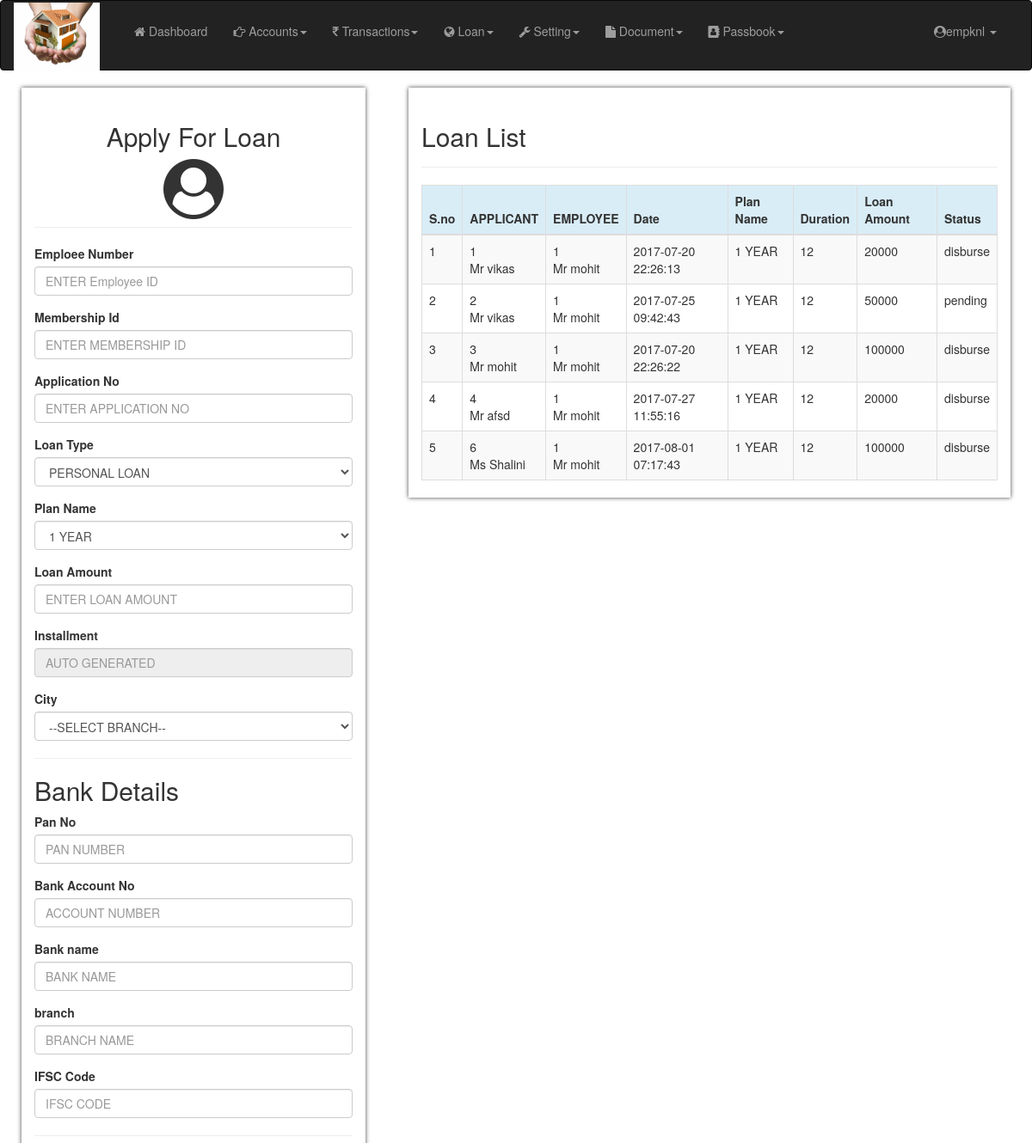
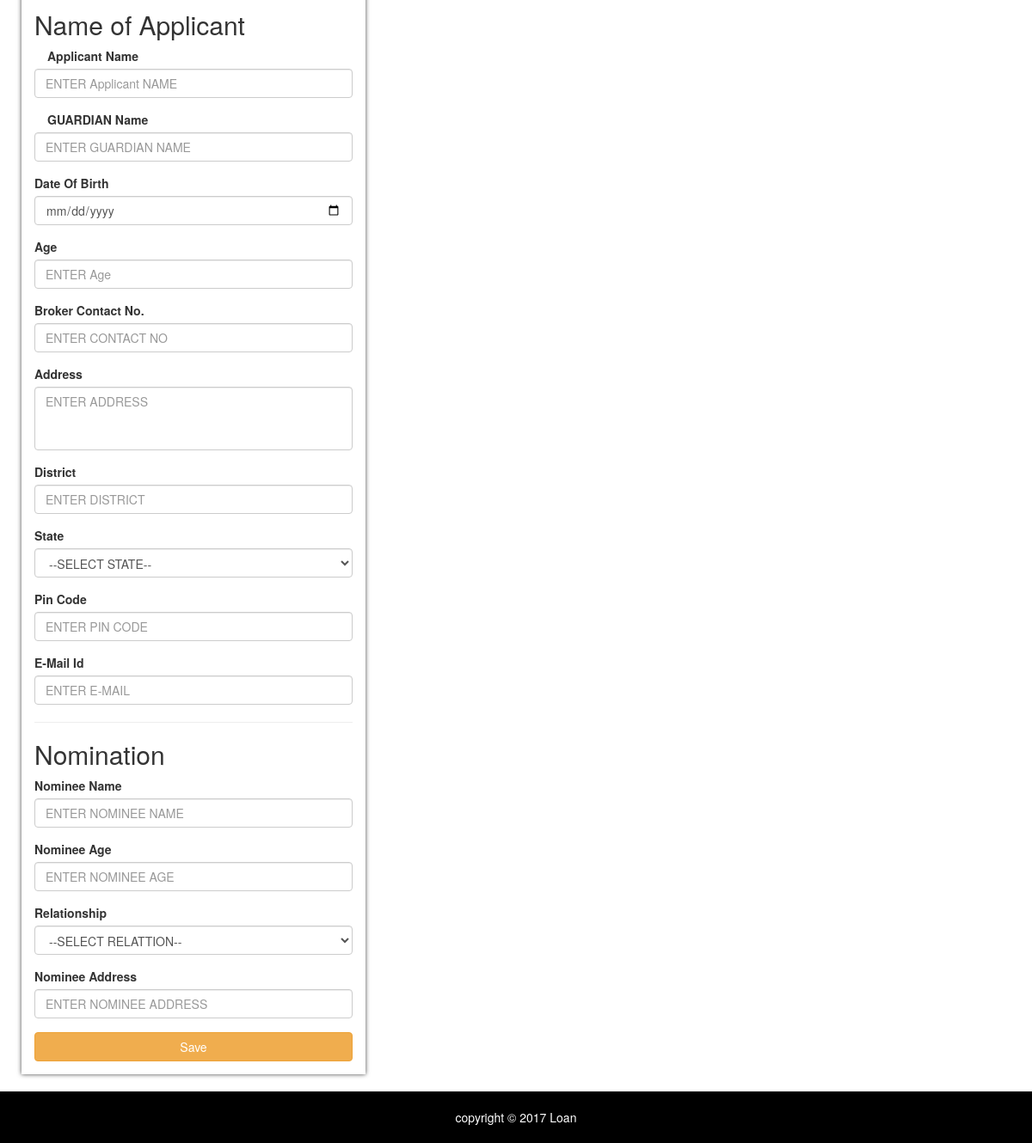
The app's page /project/applyloan.php (signed in) with its own data (2 pictures, top to bottom).
### tables this page shows
CREATE TABLE `loan_customers` (
  `id` int(11) NOT NULL,
  `introducer_id` int(11) NOT NULL,
  `member_id` int(11) NOT NULL,
  `application_number` varchar(255) NOT NULL,
  `loan_type` int(11) NOT NULL,
  `plan_name` int(11) NOT NULL,
  `loan_amount` int(11) NOT NULL,
  `installment` int(11) NOT NULL,
  `status` varchar(255) NOT NULL,
  `date` timestamp NOT NULL DEFAULT CURRENT_TIMESTAMP ON UPDATE CURRENT_TIMESTAMP
);

CREATE TABLE `members` (
  `id` int(11) NOT NULL,
  `introducer_id` int(11) NOT NULL,
  `member_name` varchar(255) NOT NULL,
  `guardian_name` varchar(255) NOT NULL,
  `date_of_birth` date NOT NULL,
  `age` varchar(255) NOT NULL,
  `gender` varchar(255) NOT NULL,
  `contact_no` varchar(255) NOT NULL,
  `email` varchar(255) NOT NULL,
  `address` varchar(255) NOT NULL,
  `city` varchar(255) NOT NULL,
  `district` varchar(255) NOT NULL,
  `state` varchar(255) NOT NULL,
  `pin_code` varchar(255) NOT NULL,
  `status` varchar(255) NOT NULL,
  `date` timestamp NOT NULL DEFAULT CURRENT_TIMESTAMP
);

CREATE TABLE `loan_plans` (
  `id` int(11) NOT NULL,
  `plan_name` varchar(255) NOT NULL,
  `time_period` int(11) NOT NULL
);

### project/applyloan.php (the view, shortened to what this page needs)
<?php
include('connectdb.php');
?>
<!DOCTYPE html>
<html>
	<head>
		<link rel="stylesheet" href="css/bootstrap.css">
		<link rel="stylesheet" href="css/font-awesome.css">
		<link rel="stylesheet" href="css/style.css">
	</head>
	<body>
		<?php include('header.php'); ?>
		<div class="container-fluid">
			<div class="row">
				<div class="col-md-4 div1">
					<div class="page-header text-center">
						<h2>Apply For Loan</h2>
						<i class="fa fa-5x fa-user-circle" aria-hidden="true"></i>
					</div>
						<form method="post" action="<?php echo htmlspecialchars($_SERVER['PHP_SELF']);?>">
							<div class="form-group">
								<label>Emploee Number</label>
								<input type="text" placeholder="ENTER Employee ID" id="introducer" name="employee_id" class="form-control">
							</div>
							<div class="form-group">
								<label>Membership Id</label>
								<input type="text" placeholder="ENTER MEMBERSHIP ID" id="member" name="member_id" class="form-control">
							</div>
							<div class="form-group">
								<label>Application No</label>
								<input type="text" placeholder="ENTER APPLICATION NO" name="application_id" class="form-control">
							</div>
							<div class="form-group">
								<label>Loan Type</label>
								<select id="loan_type" name="loan_type" class="form-control">
								<?php
									$sql="select * from loan_type";
									$result=mysqli_query($conn,$sql);
									while($row=mysqli_fetch_assoc($result)){
										echo '<option value="'.$row['id'].'">'.$row['plan_name'].'</option>';
									}
								?>
								</select>
							</div>
							<div class="form-group">
								<label>Plan Name</label>
								<select name="plan_name" id="plan_name" class="form-control">
									<?php
									$sql="select * from loan_plans";
									$result=mysqli_query($conn,$sql);
									while($row=mysqli_fetch_assoc($result)){
										echo '<option value="'.$row['id'].'">'.$row['plan_name'].'</option>';
									}
								?>
								</select>
							</div>
							<div class="form-group">
								<label>Loan Amount</label>
								<input type="text" placeholder="ENTER LOAN AMOUNT" id="loan_amount" name="loan_amount" class="form-control">
							</div>
							<div class="form-group">
								<label>Installment</label>
								<input type="text" id="installment" placeholder="AUTO GENERATED" readonly required name="installment" class="form-control">
							</div>
							<div class="form-group">
								<label>City</label>
								<?php
									echo '<select id="city" name="city" class="form-control" required>';
									echo '<option>--SELECT BRANCH--</option>';
									echo "</select>";
								?>
							</div>
							<table>
							<hr>
							<h2>Bank Details</h2>
											<div class="form-group">
												<label>Pan No</label>
												<input name="pan_no" id="pan_number" placeholder="PAN NUMBER" class="form-control">
											</div>
											<div class="form-group">
												<label>Bank Account No</label>
												<input name="account_no" id="account_no" placeholder="ACCOUNT NUMBER" class="form-control">
											</div>
											<div class="form-group">
												<label>Bank name</label>
												<input name="Bank_name" id="bank_name" placeholder="BANK NAME" class="form-control">
											</div>
											<div class="form-group">
												<label>branch</label>
												<input NAME="bank_branch" id="branch_name" placeholder="BRANCH NAME"  class="form-control">
											</div>
											<div class="form-group">
												<label>IFSC Code</label>
												<input name="ifsc_code" id="ifsc_code" placeholder="IFSC CODE" class="form-control">
											</div>
							<hr>
							<h2>Name of Applicant</h2>
											<div class="form-group">
												<div class="col-md-6"><label>Applicant Name</label></div>
												<input type="text" placeholder="ENTER Applicant NAME" id="member_name" name="member_name" required class="form-control">
											</div>
											<div class="form-group">
											<div class="col-md-6"><label>GUARDIAN Name</label></div>
												<input type="text" placeholder="ENTER GUARDIAN NAME" id="guardian_name" name="guardian_name" required class="form-control">
											</div>
											<div class="form-group">
												<label>Date Of Birth</label>
												<input type="date" placeholder="ENTER DOB" id="dob" name="dob" required class="form-control">
											</div>
											<div class="form-group">
												<label>Age</label>
												<input type="number" placeholder="ENTER Age" id="age" name="age" required class="form-control">
											</div>
											<div class="form-group">
												<label>Broker Contact No.</label>
												<input type="number" placeholder="ENTER CONTACT NO" id="contact_no" name="contact_no" required class="form-control">
											</div>
											<div class="form-group">
												<label>Address</label>
												<textarea style="resize:none" name="address" id="address" placeholder="ENTER ADDRESS" required class="form-control" rows="3" ></textarea>
											</div>
											<div class="form-group">
												<label>District</label>
												<input type="text" placeholder="ENTER DISTRICT" id="district" name="district" class="form-control">
											</div>
											<div class="form-group">
											<label>State</label>
											<?php
												echo '<select name="state" id="state" class="form-control" required>';
												echo '<option>--SELECT STATE--</option>';
												echo "</select>";
											?>
											</div>
											<div class="form-group">
												<label>Pin Code</label>
												<input type="number" name="pin_code" id="pin_code" placeholder="ENTER PIN CODE" required class="form-control">
											</div>
											<div class="form-group">
												<label>E-Mail Id</label>
												<input type="email" placeholder="ENTER E-MAIL" id="email" name="email" class="form-control">
											</div>
							<hr>
							<h2>Nomination</h2>
							<table class="col-md-12">
											<div class="form-group">
												<label>Nominee Name</label>
												<input type="text" name="nominee_name" id="nominee_name" placeholder="ENTER NOMINEE NAME" class="form-control">
											</div>
											<div class="form-group">
												<label>Nominee Age</label>
												<input type="number" name="nominee_age" id="nominee_age" placeholder="ENTER NOMINEE AGE" class="form-control">
											</div>
											<div class="form-group">
												<label>Relationship</label>
												<?php
													echo '<select name="relation" id="relation" class="form-control" required>';
													echo '<option>--SELECT RELATTION--</option>';
													echo "</select>";
												?>
											</div>
											<div class="form-group">
												<label>Nominee Address</label>
												<input type="text" name="nominee_address" id="nominee_address" placeholder="ENTER NOMINEE ADDRESS" class="form-control">
											</div>
							</table>
							<div class="form-group">
								<input type="submit" value="Save" class="btn btn-warning btn-block">
							</div>
						</form>
				</div>
				<div class="col-md-7 div1">
					<div class="page-header">
						<h2>Loan List</h2>
					</div>
					<?php
							$sql="select * from loan_customers";
							$result=mysqli_query($conn,$sql);
							echo'
							<div class="table-responsive">
								<table class="table table-striped table-bordered table-hover">
									<thead class="bg-info">
										<tr>
											<th>S.no</th>
											<th>APPLICANT</th>
											<th>EMPLOYEE</th>
											<th>Date</th>
											<th>Plan Name</th>
											<th>Duration</th>
											<th>Loan Amount</th>
											<th>Status</th>
										</tr>
									</thead>';
									$i=1;
										while($row=mysqli_fetch_assoc($result)){
											$sql_member_name="select member_name from members where id='$row[member_id]'";
											$sql_introducer_name="select members.member_name from members,broker where members.id=broker.member_id and broker.id='$row[introducer_id]'";
											$sql_plan="select plan_name,time_period from loan_plans where id='$row[plan_name]'";
											$run1=mysqli_query($conn,$sql_member_name);
											$row1=mysqli_fetch_assoc($run1);
											$member_name=$row1['member_name'];
											$run2=mysqli_query($conn,$sql_introducer_name);
											$row2=mysqli_fetch_assoc($run2);
											$introducer_name=$row2['member_name'];
											$run3=mysqli_query($conn,$sql_plan);
											$row3=mysqli_fetch_assoc($run3);
											$plan_name=$row3['plan_name'];
											$time_period=$row3['time_period'];
											echo'
												<tr>
													<td>'.$i.'</td>
													<td>'.$row['id'].'<br>'. $member_name .'</td>
													<td>'.$row['introducer_id'].'<br>'. $introducer_name .'</td>
													<td>'.$row['date'].'</td>
													<td>'.$plan_name.'</td>
													<td>'.$time_period.'</td>
													<td>'.$row['loan_amount'].'</td>
													<td>'.$row['status'].'</td>
												</tr>
											';
											$i++;
										}
									echo'<tbody>
									</tbody>
								</table>
							</div>
							';
					?>
				</div>
			</div>
		</div>
		<footer>copyright &copy; 2017 Loan</footer>
	</body>
</html>

### project/css/style.css (style rules this page uses)
table tr { margin: 10 0; }
table tr td { padding: 0 15px; }
footer { padding:20px; background: black; color: white; bottom:0px; margin-top:20px; text-align:center; width: 100%; }
.div1 { background: white; box-shadow: 0px 0px 5px #424242; margin: 0 25px 0 25px; box-sizing: border-box; }

### records on screen
loan_customers: id "1", member.member_name "Mr vikas", introducer "1", members.member_name "Mr mohit", date "2017-07-20 22:26:13", loan_plans.plan_name "1 YEAR", loan_plans.time_period "12", loan_amount "20000", status "disburse"
loan_customers: id "2", member.member_name "Mr vikas", introducer "1", members.member_name "Mr mohit", date "2017-07-25 09:42:43", loan_plans.plan_name "1 YEAR", loan_plans.time_period "12", loan_amount "50000", status "pending"
loan_customers: id "3", member.member_name "Mr mohit", introducer "1", date "2017-07-20 22:26:22", loan_plans.plan_name "1 YEAR", loan_plans.time_period "12", loan_amount "100000", status "disburse"
loan_customers: id "4", member.member_name "Mr afsd", introducer "1", members.member_name "Mr mohit", date "2017-07-27 11:55:16", loan_plans.plan_name "1 YEAR", loan_plans.time_period "12", loan_amount "20000", status "disburse"
loan_customers: id "6", member.member_name "Ms Shalini", introducer "1", members.member_name "Mr mohit", date "2017-08-01 07:17:43", loan_plans.plan_name "1 YEAR", loan_plans.time_period "12", loan_amount "100000", status "disburse"

### other values on screen
$user "empknl"
form field loan_type "PERSONAL LOAN"
form field plan_name "1 YEAR"
